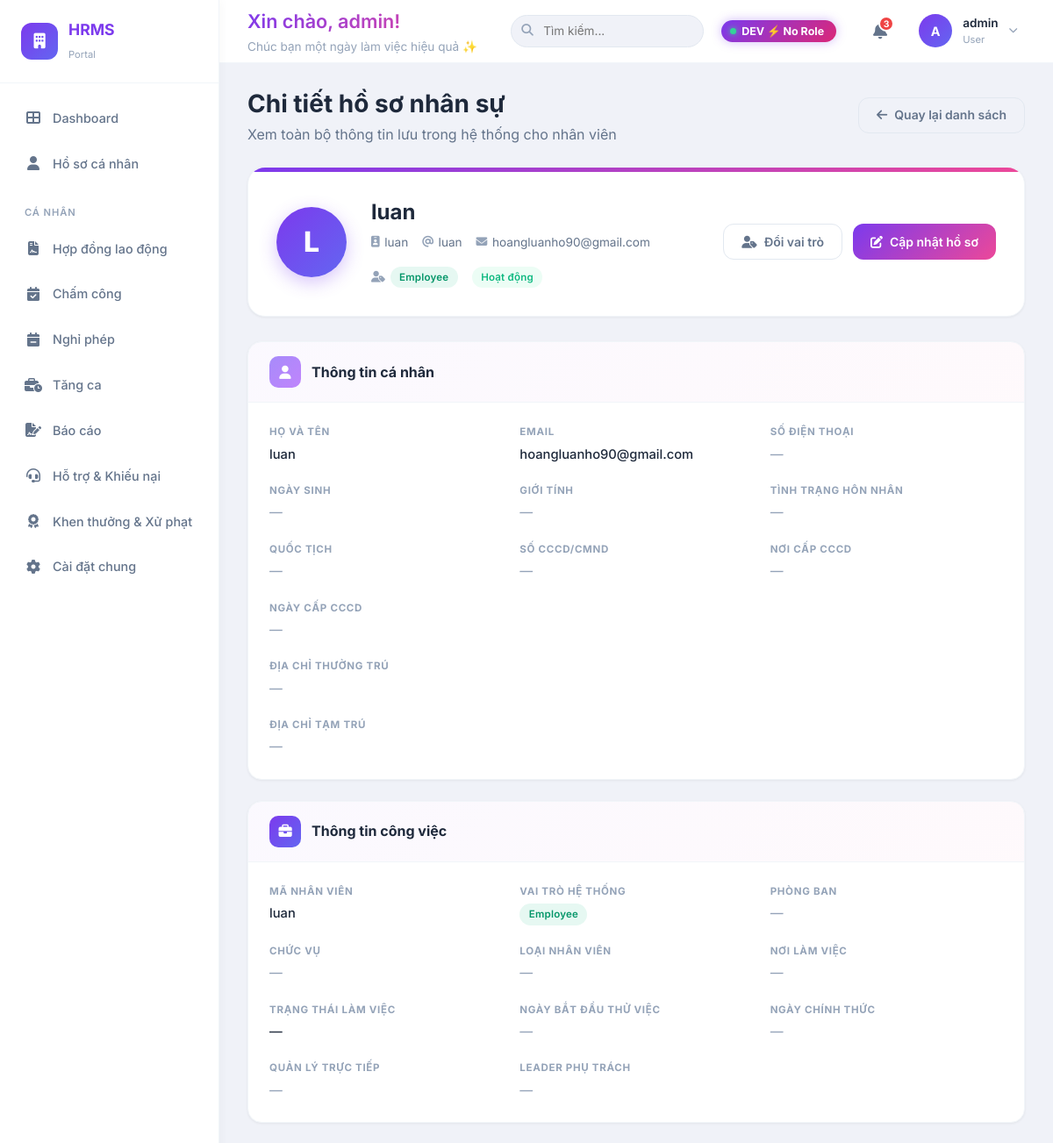
The page /users/2/profile/ (signed in, upper part) on the database as committed earlier.
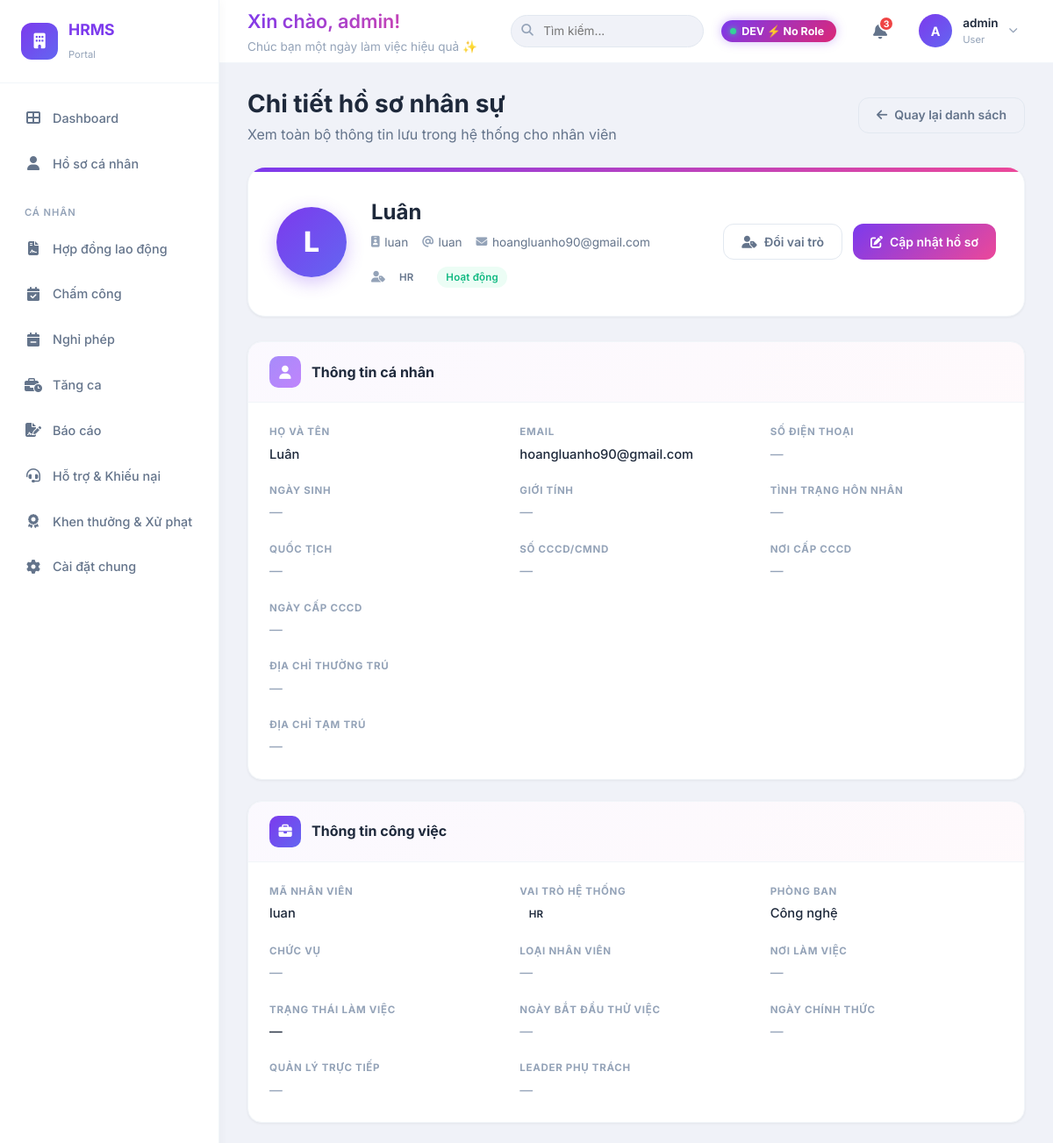
The same page on the database as committed later.
### accounts/models/account_model.py (models this page shows, shortened)
class UserProfile(models.Model):
    user = models.OneToOneField(
        User,
        on_delete=models.CASCADE,
        related_name="profile",
        help_text="Django user that owns this profile.",
    )
    role = models.ForeignKey(
        Role,
        on_delete=models.SET_NULL,
        null=True,
        blank=True,
        related_name="users",
        help_text="System role used for interface and access control.",
    )
    permissions = models.ManyToManyField(
        CustomPermission,
        blank=True,
        related_name="users",
        help_text="Custom permissions assigned independently from role.",
    )
    full_name = models.CharField(
        max_length=255,
        blank=True,
        null=True,
        default="",
        help_text="Full name from registration.",
    )
    employee_id = models.CharField(
        max_length=50,
        unique=True,
        help_text="Unique employee ID.",
    )
    class Meta:
        ordering = ["user__username"]

### accounts/models/role_model.py (models this page shows, shortened)
class Role(models.Model):
    ADMIN = "admin"
    HR = "hr"
    MANAGER = "manager"
    LEADER = "leader"
    EMPLOYEE = "employee"
    ROLE_CHOICES = [
        (ADMIN, "Admin"),
        (HR, "HR"),
        (MANAGER, "Manager"),
        (LEADER, "Leader"),
        (EMPLOYEE, "Employee"),
    ]
    name = models.CharField(
        max_length=50,
        unique=True,
        choices=ROLE_CHOICES,
        help_text="Tên vai trò (VD: 'admin', 'manager').",
    )
    description = models.TextField(
        blank=True,
        default="",
        help_text="Mô tả vai trò này làm gì.",
    )
    class Meta:
        ordering = ["name"]

### employee_profiles/models/employee_work_info_model.py (models this page shows, shortened)
class EmployeeWorkInfo(models.Model):
    user = models.OneToOneField(
        User,
        on_delete=models.CASCADE,
        related_name='work_info',
        help_text="User sở hữu thông tin công việc này.",
    )
    employee_type = models.CharField(
        max_length=100,
        blank=True,
        default='',
        help_text="Loại nhân viên: Toàn thời gian, Bán thời gian, Thực tập...",
    )
    department = models.CharField(
        max_length=100,
        blank=True,
        default='',
        help_text="Phòng ban hoặc bộ phận. VD: Phòng Kinh doanh.",
    )
    position = models.CharField(
        max_length=100,
        blank=True,
        default='',
        help_text="Chức danh. VD: Chuyên viên kinh doanh.",
    )
    workplace = models.CharField(
        max_length=100,
        blank=True,
        default='',
        help_text="Nơi làm việc chính. VD: Văn phòng Hà Nội.",
    )
    probation_start = models.CharField(
        max_length=10,
        blank=True,
        default='',
        help_text="Ngày bắt đầu thử việc (DD/MM/YYYY).",
    )
    official_start_date = models.CharField(
        max_length=10,
        blank=True,
        default='',
        help_text="Ngày làm việc chính thức (DD/MM/YYYY).",
    )
    WORKING = 'working'
    PROBATION = 'probation'
    PAUSED = 'paused'
    RESIGNED = 'resigned'
    WORK_STATUS_CHOICES = [
        (WORKING, 'Đang làm việc'),
        (PROBATION, 'Đang thử việc'),
        (PAUSED, 'Tạm nghỉ'),
        (RESIGNED, 'Đã nghỉ việc'),
    ]
    work_status = models.CharField(
        max_length=30,
        blank=True,
        default='',
        choices=WORK_STATUS_CHOICES,
        help_text="Trạng thái làm việc hiện tại.",
    )
    manager_user = models.ForeignKey(
        User,
        on_delete=models.SET_NULL,
        null=True,
        blank=True,
        related_name='managed_employees',
        help_text="Quản lý trực tiếp của nhân viên này.",
    )
    leader_user = models.ForeignKey(
        User,
        on_delete=models.SET_NULL,
        null=True,
        blank=True,
        related_name='led_employees',
        help_text="Leader phụ trách nhân viên này.",
    )
    class Meta:
        ordering = ['user__username']
        verbose_name = 'Thông tin công việc'
        verbose_name_plural = 'Thông tin công việc'

### employee_profiles/views/profile_views.py (the view)
# urls.py: path('users/<int:user_id>/profile/', hr_view_profile_view, name='hr_view_profile'),
@login_required
@user_passes_test(can_manage_work_info)
def hr_view_profile_view(request, user_id):
    target_user = get_object_or_404(User, pk=user_id)
    profile = ensure_profile(target_user)
    work_info = ensure_work_info(target_user)
    contract_info = ensure_contract_info(target_user)
    personal_info = ensure_personal_info(target_user)
    emergency_contact = ensure_emergency_contact(target_user)
    education_info = ensure_education_info(target_user)
    documents = EmployeeDocument.objects.filter(user=target_user)
    return render(request, 'employee_profiles/hr_view_profile.html', {
        'target_user': target_user,
        'profile': profile,
        'work_info': work_info,
        'contract_info': contract_info,
        'personal_info': personal_info,
        'emergency_contact': emergency_contact,
        'education_info': education_info,
        'documents': documents,
        'active_page': 'users',
        'can_manage_system_users': is_admin_user(request.user),
        'can_manage_work_info': can_manage_work_info(request.user),
    })

### accounts/services/account/account_info_service.py (called while the page is built)
def ensure_profile(user):
    profile, created = UserProfile.objects.get_or_create(user=user)
    return profile

def ensure_work_info(user):
    from employee_profiles.models import EmployeeWorkInfo
    work_info, created = EmployeeWorkInfo.objects.get_or_create(user=user)
    return work_info

def ensure_contract_info(user):
    from contracts.models import ContractInfo
    contract_info, _ = ContractInfo.objects.get_or_create(user=user)
    return contract_info

def ensure_personal_info(user):
    from employee_profiles.models import PersonalInfo
    personal_info, created = PersonalInfo.objects.get_or_create(user=user)
    return personal_info

def ensure_emergency_contact(user):
    from employee_profiles.models import EmergencyContact
    contact, created = EmergencyContact.objects.get_or_create(user=user)
    return contact

def ensure_education_info(user):
    from employee_profiles.models import EducationAndSkills
    education, created = EducationAndSkills.objects.get_or_create(user=user)
    return education

### accounts/services/permission/access_control_service.py (called while the page is built)
def can_manage_work_info(user):
    return has_admin_business_access(user) or user_has_role(user, Role.HR)

### employee_profiles/templates/employee_profiles/hr_view_profile.html (shortened to what the changed rows need)
{% extends 'accounts/base_dashboard.html' %}
{% load static %}
{% block content %}
<div class="page-header animate-fade">
    <div>
        <h1>Chi tiết hồ sơ nhân sự</h1>
    </div>
</div>
<div class="profile-hero animate-fade">
    <div class="hero-info">
        <div class="hero-name">{{ profile.full_name|default:target_user.username }}</div>
        <div class="hero-meta">
            <span><i class="fa-solid fa-id-badge"></i> {{ profile.employee_id|default:"Chưa có mã NV" }}</span>
            <span><i class="fa-solid fa-at"></i> {{ target_user.username }}</span>
            {% if target_user.email %}
            <span><i class="fa-solid fa-envelope"></i> {{ target_user.email }}</span>
            {% endif %}
            <span>
                <i class="fa-solid fa-user-tag"></i>
                {% if profile.role %}
                    <span class="badge badge-{{ profile.role.name }}">{{ profile.role.get_name_display }}</span>
                {% else %}
                    <span class="badge badge-none">Chưa gán vai trò</span>
                {% endif %}
            </span>
            <span>
                {% if target_user.is_active %}
                    <span class="badge badge-active">Hoạt động</span>
                {% else %}
                    <span class="badge badge-inactive">Đã khóa</span>
                {% endif %}
            </span>
        </div>
    </div>
</div>
<div class="profile-sections animate-fade">
    <div class="profile-card">
        <div class="profile-card-body">
            <div class="pv-info-grid">
                <div class="pv-info-item">
                    <div class="pv-info-label">Họ và tên</div>
                    <div class="pv-info-value {% if not profile.full_name %}empty{% endif %}">
                        {{ profile.full_name|default:"—" }}
                    </div>
                </div>
            </div>
        </div>
    </div>
    <div class="profile-card">
        <div class="profile-card-body">
            <div class="pv-info-grid">
                <div class="pv-info-item">
                    <div class="pv-info-label">Mã nhân viên</div>
                    <div class="pv-info-value {% if not profile.employee_id %}empty{% endif %}">
                        {{ profile.employee_id|default:"—" }}
                    </div>
                </div>
                <div class="pv-info-item">
                    <div class="pv-info-value">
                        {% if profile.role %}
                            <span class="badge badge-{{ profile.role.name }}">{{ profile.role.get_name_display }}</span>
                        {% else %}
                            <span class="pv-info-value empty">Chưa gán</span>
                        {% endif %}
                    </div>
                </div>
                <div class="pv-info-item">
                    <div class="pv-info-label">Phòng ban</div>
                    <div class="pv-info-value {% if not work_info.department %}empty{% endif %}">
                        {{ work_info.department|default:"—" }}
                    </div>
                </div>
                <div class="pv-info-item">
                    <div class="pv-info-label">Chức vụ</div>
                    <div class="pv-info-value {% if not work_info.position %}empty{% endif %}">
                        {{ work_info.position|default:"—" }}
                    </div>
                </div>
                <div class="pv-info-item">
                    <div class="pv-info-label">Loại nhân viên</div>
                    <div class="pv-info-value {% if not work_info.employee_type %}empty{% endif %}">
                        {{ work_info.employee_type|default:"—" }}
                    </div>
                </div>
                <div class="pv-info-item">
                    <div class="pv-info-label">Nơi làm việc</div>
                    <div class="pv-info-value {% if not work_info.workplace %}empty{% endif %}">
                        {{ work_info.workplace|default:"—" }}
                    </div>
                </div>
                <div class="pv-info-item">
                    <div class="pv-info-label">Ngày bắt đầu thử việc</div>
                    <div class="pv-info-value {% if not work_info.probation_start %}empty{% endif %}">
                        {{ work_info.probation_start|default:"—" }}
                    </div>
                </div>
                <div class="pv-info-item">
                    <div class="pv-info-label">Ngày chính thức</div>
                    <div class="pv-info-value {% if not work_info.official_start_date %}empty{% endif %}">
                        {{ work_info.official_start_date|default:"—" }}
                    </div>
                </div>
            </div>
        </div>
    </div>
</div>
{% endblock %}

Rows that differ between the two databases and show on the page:
changed UserProfile "luan": full_name "luan" → "Luân"; role_id 4 → 2 (drawn); role.name "Employee" → "HR"
changed EmployeeWorkInfo: department "—" → "Công nghệ"
